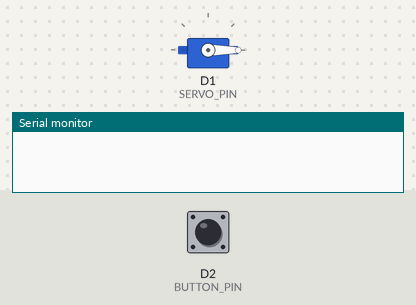
Bench run of a sketch on a simulated ESP8266 (NodeMCU). Shown: servo, the last lines printed to the serial monitor. The inputs (shaded band) are chosen by the test bench; at power-on: D2 (BUTTON_PIN) HIGH.

Above: at 1.2 s.
1.3 s: D2 (BUTTON_PIN) pulled LOW for 0.15 s
At 1.7 s:
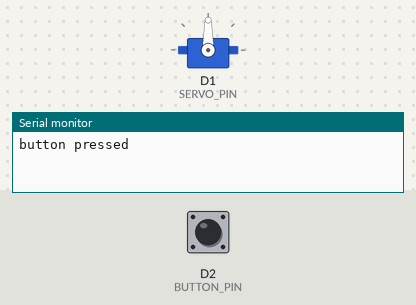
Timing chart, 0 to 7.8 s (numbered marks = the images above; inputs shaded):
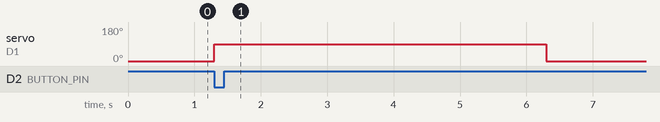

The sketch:

szlaban.ino
```cpp
#include <Servo.h>

const int SERVO_PIN = D1;
const int BUTTON_PIN = D2;

Servo servo;

bool barrierOpen = false;
bool previousButtonState = HIGH;

unsigned long openedAt = 0;

const unsigned long OPEN_TIME = 5000; // 5 sekund

void setup() {
  Serial.begin(115200);
  servo.attach(SERVO_PIN);

  pinMode(BUTTON_PIN, INPUT_PULLUP);

  servo.write(0);
  bool buttonState = digitalRead(BUTTON_PIN);
}

void loop() {
  bool buttonState = digitalRead(BUTTON_PIN);

  // Wykrycie nowego naciśnięcia:
  // przycisk był puszczony, a teraz jest wciśnięty
  if (previousButtonState == HIGH && buttonState == LOW) {
    Serial.println("button pressed");

    servo.write(90);

    barrierOpen = true;

    // Rozpocznij / zrestartuj odliczanie
    openedAt = millis();
  }

  previousButtonState = buttonState;

  // Czy minęło 5 sekund od ostatniego naciśnięcia?
  if (barrierOpen && millis() - openedAt >= OPEN_TIME) {
    Serial.println("closing");

    servo.write(0);

    barrierOpen = false;
  }
}
```

Measured:
- after the input at 1.3 s, servo on D1 (SERVO_PIN): 0° → 90° at once, → 0° 5.0 s later
